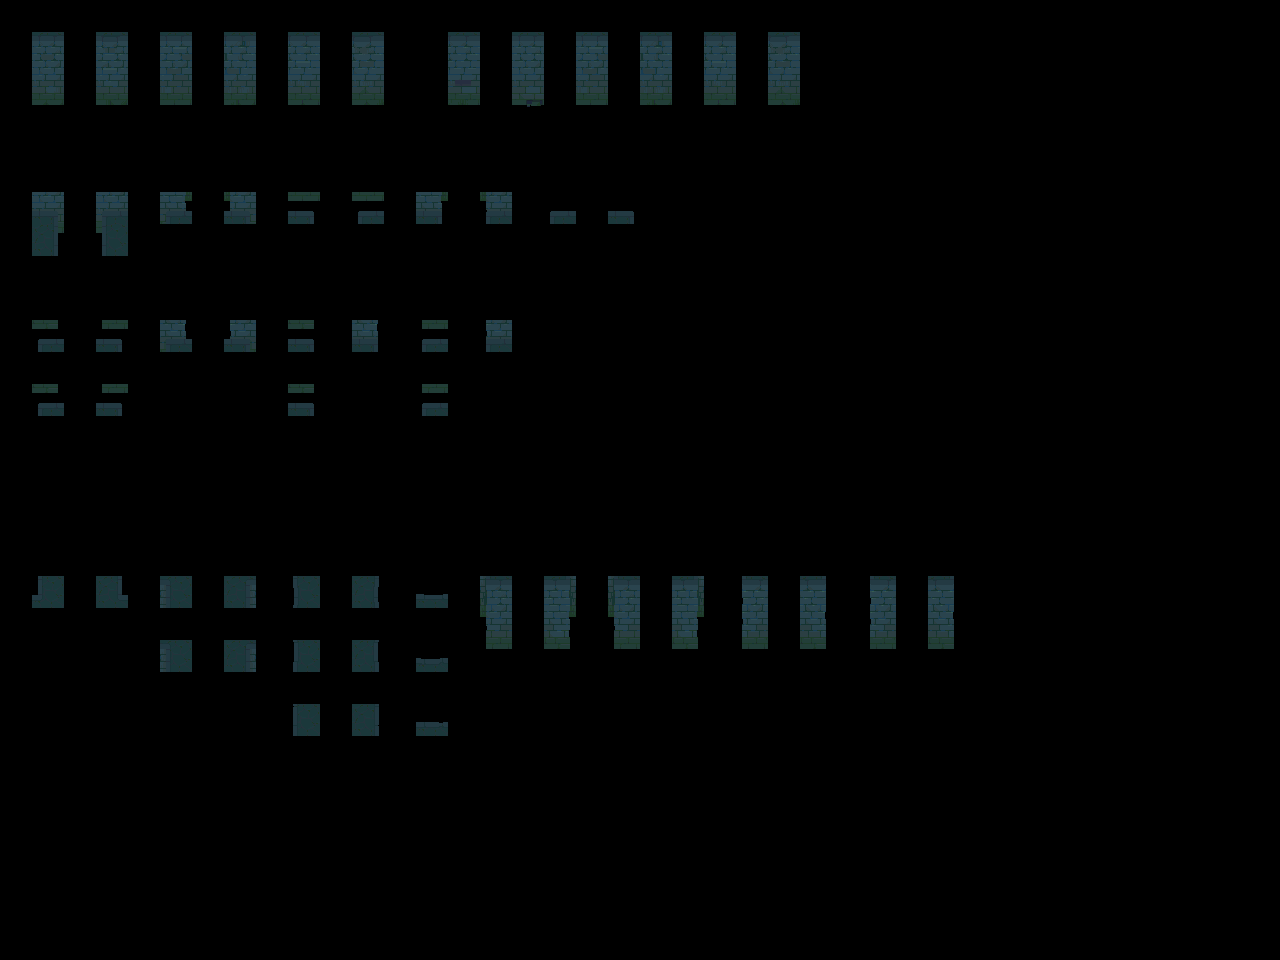

A level layout from a 2D game, rendered from its tile map. Below: a short description, then the map file with its tile-grid data intact:
An orthogonal 40x30 tile map with 32x32 px tiles, 2 tile layers (input_walls, output_walls) and 5 objects.

<map version="1.9" tiledversion="1.9.2" orientation="orthogonal" renderorder="right-down" width="40" height="30" tilewidth="32" tileheight="32" infinite="0" nextlayerid="4" nextobjectid="7">
 <properties>
  <property name="MatchInOrder" type="bool" value="true" />
 </properties>
 <tileset firstgid="1" source="../tilesets/Sewers-Tileset-wall-2-2.tsx" />
 <layer id="1" name="input_walls" width="40" height="30" opacity="0.83">
  <data encoding="csv">
0,0,0,0,0,0,0,0,0,0,0,0,0,0,0,0,0,0,0,0,0,0,0,0,0,0,0,0,0,0,0,0,0,0,0,0,0,0,0,0,
0,67,0,67,0,67,0,67,0,67,0,67,0,0,67,0,67,0,67,0,67,0,67,0,67,0,0,0,0,0,0,0,0,0,0,0,0,0,0,0,
0,83,0,83,0,83,0,83,0,83,0,83,0,0,83,0,83,0,83,0,83,0,83,0,83,0,0,0,0,0,0,0,0,0,0,0,0,0,0,0,
0,99,0,99,0,99,0,99,0,99,0,99,0,0,99,0,99,0,99,0,99,0,99,0,99,0,0,0,0,0,0,0,0,0,0,0,0,0,0,0,
0,0,0,0,0,0,0,0,0,0,0,0,0,0,0,0,0,0,0,0,0,0,0,0,0,0,0,0,0,0,0,0,0,0,0,0,0,0,0,0,
0,0,0,0,0,0,0,0,0,0,0,0,0,0,0,0,0,0,0,0,0,0,0,0,0,0,0,0,0,0,0,0,0,0,0,0,0,0,0,0,
0,6,0,8,0,12,0,44,0,38,0,40,0,58,0,74,0,17,0,21,0,0,0,0,0,0,0,0,0,0,0,0,0,0,0,0,0,0,0,0,
0,22,0,24,0,0,0,0,0,0,0,0,0,0,0,0,0,0,0,0,0,0,0,0,0,0,0,0,0,0,0,0,0,0,0,0,0,0,0,0,
0,0,0,0,0,0,0,0,0,0,0,0,0,0,0,0,0,0,0,0,0,0,0,0,0,0,0,0,0,0,0,0,0,0,0,0,0,0,0,0,
0,0,0,0,0,0,0,0,0,0,0,0,0,0,0,0,0,0,0,0,0,0,0,0,0,0,0,0,0,0,0,0,0,0,0,0,0,0,0,0,
0,76,0,108,0,109,0,125,0,102,0,118,0,104,0,120,0,0,0,0,0,0,0,0,0,0,0,0,0,0,0,0,0,0,0,0,0,0,0,0,
0,0,0,0,0,0,0,0,0,0,0,0,0,0,0,0,0,0,0,0,0,0,0,0,0,0,0,0,0,0,0,0,0,0,0,0,0,0,0,0,
0,30,0,29,0,0,0,0,0,13,0,0,0,15,0,0,0,0,0,0,0,0,0,0,0,0,0,0,0,0,0,0,0,0,0,0,0,0,0,0,
0,0,0,0,0,0,0,0,0,0,0,0,0,0,0,0,0,0,0,0,0,0,0,0,0,0,0,0,0,0,0,0,0,0,0,0,0,0,0,0,
0,0,0,0,0,0,0,0,0,0,0,0,0,0,0,0,0,0,0,0,0,0,0,0,0,0,0,0,0,0,0,0,0,0,0,0,0,0,0,0,
0,0,0,0,0,0,0,0,0,0,0,0,0,0,0,0,0,0,0,0,0,0,0,0,0,0,0,0,0,0,0,0,0,0,0,0,0,0,0,0,
0,0,0,0,0,0,0,0,0,0,0,0,0,0,0,0,0,0,0,0,0,0,0,0,0,0,0,0,0,0,0,0,0,0,0,0,0,0,0,0,
0,0,0,0,0,0,0,0,0,0,0,0,0,0,0,0,0,0,0,0,0,0,0,0,0,0,0,0,0,0,0,0,0,0,0,0,0,0,0,0,
0,18,0,20,0,50,0,52,0,33,0,37,0,3,0,66,0,68,0,66,0,68,0,49,0,53,0,49,0,53,0,0,0,0,0,0,0,0,0,0,
0,0,0,0,0,0,0,0,0,0,0,0,0,0,0,82,0,84,0,82,0,84,0,65,0,69,0,65,0,69,0,0,0,0,0,0,0,0,0,0,
0,0,0,0,0,50,0,52,0,33,0,37,0,3,0,98,0,100,0,98,0,100,0,81,0,85,0,81,0,85,0,0,0,0,0,0,0,0,0,0,
0,0,0,0,0,0,0,0,0,0,0,0,0,0,0,0,0,0,0,0,0,0,0,0,0,0,0,0,0,0,0,0,0,0,0,0,0,0,0,0,
0,0,0,0,0,0,0,0,0,33,0,37,0,3,0,0,0,0,0,0,0,0,0,0,0,0,0,0,0,0,0,0,0,0,0,0,0,0,0,0,
0,0,0,0,0,0,0,0,0,0,0,0,0,0,0,0,0,0,0,0,0,0,0,0,0,0,0,0,0,0,0,0,0,0,0,0,0,0,0,0,
0,0,0,0,0,0,0,0,0,0,0,0,0,0,0,0,0,0,0,0,0,0,0,0,0,0,0,0,0,0,0,0,0,0,0,0,0,0,0,0,
0,0,0,0,0,0,0,0,0,0,0,0,0,0,0,0,0,0,0,0,0,0,0,0,0,0,0,0,0,0,0,0,0,0,0,0,0,0,0,0,
0,0,0,0,0,0,0,0,0,0,0,0,0,0,0,0,0,0,0,0,0,0,0,0,0,0,0,0,0,0,0,0,0,0,0,0,0,0,0,0,
0,0,0,0,0,0,0,0,0,0,0,0,0,0,0,0,0,0,0,0,0,0,0,0,0,0,0,0,0,0,0,0,0,0,0,0,0,0,0,0,
0,0,0,0,0,0,0,0,0,0,0,0,0,0,0,0,0,0,0,0,0,0,0,0,0,0,0,0,0,0,0,0,0,0,0,0,0,0,0,0,
0,0,0,0,0,0,0,0,0,0,0,0,0,0,0,0,0,0,0,0,0,0,0,0,0,0,0,0,0,0,0,0,0,0,0,0,0,0,0,0
</data>
 </layer>
 <layer id="2" name="output_walls" width="40" height="30">
  <data encoding="csv">
0,0,0,0,0,0,0,0,0,0,0,0,0,0,0,0,0,0,0,0,0,0,0,0,0,0,0,0,0,0,0,0,0,0,0,0,0,0,0,0,
0,145,0,146,0,147,0,148,0,149,0,150,0,0,152,0,153,0,154,0,155,0,156,0,157,0,0,0,0,0,0,0,0,0,0,0,0,0,0,0,
0,161,0,162,0,163,0,164,0,165,0,166,0,0,168,0,169,0,170,0,171,0,172,0,173,0,0,0,0,0,0,0,0,0,0,0,0,0,0,0,
0,177,0,178,0,179,0,180,0,181,0,182,0,0,184,0,185,0,186,0,187,0,188,0,189,0,0,0,0,0,0,0,0,0,0,0,0,0,0,0,
0,0,0,0,0,0,0,0,0,0,0,0,0,0,0,0,0,0,0,0,0,0,0,0,0,0,0,0,0,0,0,0,0,0,0,0,0,0,0,0,
0,0,0,0,0,0,0,0,0,0,0,0,0,0,0,0,0,0,0,0,0,0,0,0,0,0,0,0,0,0,0,0,0,0,0,0,0,0,0,0,
0,7,0,9,0,28,0,60,0,39,0,41,0,59,0,75,0,2,0,4,0,0,0,0,0,0,0,0,0,0,0,0,0,0,0,0,0,0,0,0,
0,23,0,25,0,0,0,0,0,0,0,0,0,0,0,0,0,0,0,0,0,0,0,0,0,0,0,0,0,0,0,0,0,0,0,0,0,0,0,0,
0,0,0,0,0,0,0,0,0,0,0,0,0,0,0,0,0,0,0,0,0,0,0,0,0,0,0,0,0,0,0,0,0,0,0,0,0,0,0,0,
0,0,0,0,0,0,0,0,0,0,0,0,0,0,0,0,0,0,0,0,0,0,0,0,0,0,0,0,0,0,0,0,0,0,0,0,0,0,0,0,
0,92,0,124,0,110,0,126,0,103,0,119,0,105,0,121,0,0,0,0,0,0,0,0,0,0,0,0,0,0,0,0,0,0,0,0,0,0,0,0,
0,0,0,0,0,0,0,0,0,0,0,0,0,0,0,0,0,0,0,0,0,0,0,0,0,0,0,0,0,0,0,0,0,0,0,0,0,0,0,0,
0,46,0,45,0,0,0,0,0,14,0,0,0,16,0,0,0,0,0,0,0,0,0,0,0,0,0,0,0,0,0,0,0,0,0,0,0,0,0,0,
0,0,0,0,0,0,0,0,0,0,0,0,0,0,0,0,0,0,0,0,0,0,0,0,0,0,0,0,0,0,0,0,0,0,0,0,0,0,0,0,
0,0,0,0,0,0,0,0,0,0,0,0,0,0,0,0,0,0,0,0,0,0,0,0,0,0,0,0,0,0,0,0,0,0,0,0,0,0,0,0,
0,0,0,0,0,0,0,0,0,0,0,0,0,0,0,0,0,0,0,0,0,0,0,0,0,0,0,0,0,0,0,0,0,0,0,0,0,0,0,0,
0,0,0,0,0,0,0,0,0,0,0,0,0,0,0,0,0,0,0,0,0,0,0,0,0,0,0,0,0,0,0,0,0,0,0,0,0,0,0,0,
0,0,0,0,0,0,0,0,0,0,0,0,0,0,0,0,0,0,0,0,0,0,0,0,0,0,0,0,0,0,0,0,0,0,0,0,0,0,0,0,
0,193,0,194,0,209,0,210,0,195,0,196,0,197,0,198,0,199,0,200,0,201,0,202,0,203,0,204,0,205,0,0,0,0,0,0,0,0,0,0,
0,0,0,0,0,0,0,0,0,0,0,0,0,0,0,214,0,215,0,216,0,217,0,218,0,219,0,220,0,221,0,0,0,0,0,0,0,0,0,0,
0,0,0,0,0,225,0,226,0,211,0,212,0,213,0,230,0,231,0,232,0,233,0,234,0,235,0,236,0,237,0,0,0,0,0,0,0,0,0,0,
0,0,0,0,0,0,0,0,0,0,0,0,0,0,0,0,0,0,0,0,0,0,0,0,0,0,0,0,0,0,0,0,0,0,0,0,0,0,0,0,
0,0,0,0,0,0,0,0,0,227,0,228,0,229,0,0,0,0,0,0,0,0,0,0,0,0,0,0,0,0,0,0,0,0,0,0,0,0,0,0,
0,0,0,0,0,0,0,0,0,0,0,0,0,0,0,0,0,0,0,0,0,0,0,0,0,0,0,0,0,0,0,0,0,0,0,0,0,0,0,0,
0,0,0,0,0,0,0,0,0,0,0,0,0,0,0,0,0,0,0,0,0,0,0,0,0,0,0,0,0,0,0,0,0,0,0,0,0,0,0,0,
0,0,0,0,0,0,0,0,0,0,0,0,0,0,0,0,0,0,0,0,0,0,0,0,0,0,0,0,0,0,0,0,0,0,0,0,0,0,0,0,
0,0,0,0,0,0,0,0,0,0,0,0,0,0,0,0,0,0,0,0,0,0,0,0,0,0,0,0,0,0,0,0,0,0,0,0,0,0,0,0,
0,0,0,0,0,0,0,0,0,0,0,0,0,0,0,0,0,0,0,0,0,0,0,0,0,0,0,0,0,0,0,0,0,0,0,0,0,0,0,0,
0,0,0,0,0,0,0,0,0,0,0,0,0,0,0,0,0,0,0,0,0,0,0,0,0,0,0,0,0,0,0,0,0,0,0,0,0,0,0,0,
0,0,0,0,0,0,0,0,0,0,0,0,0,0,0,0,0,0,0,0,0,0,0,0,0,0,0,0,0,0,0,0,0,0,0,0,0,0,0,0
</data>
 </layer>
 <objectgroup id="3" name="rule_options" offsetx="-10.6667" offsety="-16.6667">
  <object id="1" x="22" y="28" width="131" height="124.667">
   <properties>
    <property name="Disabled" type="bool" value="false" />
    <property name="Probability" type="float" value="0.4" />
   </properties>
  </object>
  <object id="2" x="28" y="180.667" width="917.333" height="320">
   <properties>
    <property name="Disabled" type="bool" value="false" />
    <property name="Probability" type="float" value="0.25" />
   </properties>
  </object>
  <object id="4" x="29.6667" y="568.333" width="955" height="205">
   <properties>
    <property name="Probability" type="float" value="0.25" />
   </properties>
  </object>
  <object id="5" x="448.667" y="28.6667" width="497" height="129">
   <properties>
    <property name="Probability" type="float" value="0.15" />
   </properties>
  </object>
  <object id="6" x="162.667" y="29" width="243.333" height="123.667">
   <properties>
    <property name="Probability" type="float" value="0.25" />
   </properties>
  </object>
 </objectgroup>
</map>
